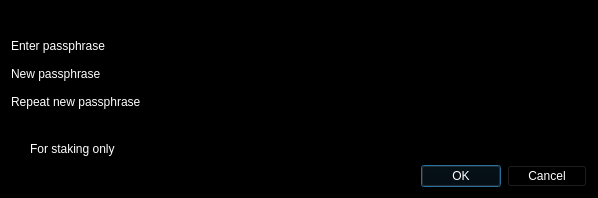
<?xml version="1.0" encoding="UTF-8"?>
<ui version="4.0">
 <class>AskPassphraseDialog</class>
 <widget class="QDialog" name="AskPassphraseDialog">
  <property name="geometry">
   <rect>
    <x>0</x>
    <y>0</y>
    <width>598</width>
    <height>198</height>
   </rect>
  </property>
  <property name="sizePolicy">
   <sizepolicy hsizetype="Preferred" vsizetype="Minimum">
    <horstretch>0</horstretch>
    <verstretch>0</verstretch>
   </sizepolicy>
  </property>
  <property name="minimumSize">
   <size>
    <width>550</width>
    <height>0</height>
   </size>
  </property>
  <property name="palette">
   <palette>
    <active>
     <colorrole role="WindowText">
      <brush brushstyle="SolidPattern">
       <color alpha="255">
        <red>255</red>
        <green>255</green>
        <blue>255</blue>
       </color>
      </brush>
     </colorrole>
     <colorrole role="Button">
      <brush brushstyle="SolidPattern">
       <color alpha="255">
        <red>0</red>
        <green>0</green>
        <blue>0</blue>
       </color>
      </brush>
     </colorrole>
     <colorrole role="Light">
      <brush brushstyle="SolidPattern">
       <color alpha="255">
        <red>0</red>
        <green>0</green>
        <blue>0</blue>
       </color>
      </brush>
     </colorrole>
     <colorrole role="Midlight">
      <brush brushstyle="SolidPattern">
       <color alpha="255">
        <red>0</red>
        <green>0</green>
        <blue>0</blue>
       </color>
      </brush>
     </colorrole>
     <colorrole role="Dark">
      <brush brushstyle="SolidPattern">
       <color alpha="255">
        <red>0</red>
        <green>0</green>
        <blue>0</blue>
       </color>
      </brush>
     </colorrole>
     <colorrole role="Mid">
      <brush brushstyle="SolidPattern">
       <color alpha="255">
        <red>0</red>
        <green>0</green>
        <blue>0</blue>
       </color>
      </brush>
     </colorrole>
     <colorrole role="Text">
      <brush brushstyle="SolidPattern">
       <color alpha="255">
        <red>255</red>
        <green>255</green>
        <blue>255</blue>
       </color>
      </brush>
     </colorrole>
     <colorrole role="BrightText">
      <brush brushstyle="SolidPattern">
       <color alpha="255">
        <red>255</red>
        <green>255</green>
        <blue>255</blue>
       </color>
      </brush>
     </colorrole>
     <colorrole role="ButtonText">
      <brush brushstyle="SolidPattern">
       <color alpha="255">
        <red>255</red>
        <green>255</green>
        <blue>255</blue>
       </color>
      </brush>
     </colorrole>
     <colorrole role="Base">
      <brush brushstyle="SolidPattern">
       <color alpha="255">
        <red>0</red>
        <green>0</green>
        <blue>0</blue>
       </color>
      </brush>
     </colorrole>
     <colorrole role="Window">
      <brush brushstyle="SolidPattern">
       <color alpha="255">
        <red>0</red>
        <green>0</green>
        <blue>0</blue>
       </color>
      </brush>
     </colorrole>
     <colorrole role="Shadow">
      <brush brushstyle="SolidPattern">
       <color alpha="255">
        <red>0</red>
        <green>0</green>
        <blue>0</blue>
       </color>
      </brush>
     </colorrole>
     <colorrole role="AlternateBase">
      <brush brushstyle="SolidPattern">
       <color alpha="255">
        <red>0</red>
        <green>0</green>
        <blue>0</blue>
       </color>
      </brush>
     </colorrole>
     <colorrole role="ToolTipBase">
      <brush brushstyle="SolidPattern">
       <color alpha="255">
        <red>255</red>
        <green>255</green>
        <blue>220</blue>
       </color>
      </brush>
     </colorrole>
     <colorrole role="ToolTipText">
      <brush brushstyle="SolidPattern">
       <color alpha="255">
        <red>0</red>
        <green>0</green>
        <blue>0</blue>
       </color>
      </brush>
     </colorrole>
    </active>
    <inactive>
     <colorrole role="WindowText">
      <brush brushstyle="SolidPattern">
       <color alpha="255">
        <red>255</red>
        <green>255</green>
        <blue>255</blue>
       </color>
      </brush>
     </colorrole>
     <colorrole role="Button">
      <brush brushstyle="SolidPattern">
       <color alpha="255">
        <red>0</red>
        <green>0</green>
        <blue>0</blue>
       </color>
      </brush>
     </colorrole>
     <colorrole role="Light">
      <brush brushstyle="SolidPattern">
       <color alpha="255">
        <red>0</red>
        <green>0</green>
        <blue>0</blue>
       </color>
      </brush>
     </colorrole>
     <colorrole role="Midlight">
      <brush brushstyle="SolidPattern">
       <color alpha="255">
        <red>0</red>
        <green>0</green>
        <blue>0</blue>
       </color>
      </brush>
     </colorrole>
     <colorrole role="Dark">
      <brush brushstyle="SolidPattern">
       <color alpha="255">
        <red>0</red>
        <green>0</green>
        <blue>0</blue>
       </color>
      </brush>
     </colorrole>
     <colorrole role="Mid">
      <brush brushstyle="SolidPattern">
       <color alpha="255">
        <red>0</red>
        <green>0</green>
        <blue>0</blue>
       </color>
      </brush>
     </colorrole>
     <colorrole role="Text">
      <brush brushstyle="SolidPattern">
       <color alpha="255">
        <red>255</red>
        <green>255</green>
        <blue>255</blue>
       </color>
      </brush>
     </colorrole>
     <colorrole role="BrightText">
      <brush brushstyle="SolidPattern">
       <color alpha="255">
        <red>255</red>
        <green>255</green>
        <blue>255</blue>
       </color>
      </brush>
     </colorrole>
     <colorrole role="ButtonText">
      <brush brushstyle="SolidPattern">
       <color alpha="255">
        <red>255</red>
        <green>255</green>
        <blue>255</blue>
       </color>
      </brush>
     </colorrole>
     <colorrole role="Base">
      <brush brushstyle="SolidPattern">
       <color alpha="255">
        <red>0</red>
        <green>0</green>
        <blue>0</blue>
       </color>
      </brush>
     </colorrole>
     <colorrole role="Window">
      <brush brushstyle="SolidPattern">
       <color alpha="255">
        <red>0</red>
        <green>0</green>
        <blue>0</blue>
       </color>
      </brush>
     </colorrole>
     <colorrole role="Shadow">
      <brush brushstyle="SolidPattern">
       <color alpha="255">
        <red>0</red>
        <green>0</green>
        <blue>0</blue>
       </color>
      </brush>
     </colorrole>
     <colorrole role="AlternateBase">
      <brush brushstyle="SolidPattern">
       <color alpha="255">
        <red>0</red>
        <green>0</green>
        <blue>0</blue>
       </color>
      </brush>
     </colorrole>
     <colorrole role="ToolTipBase">
      <brush brushstyle="SolidPattern">
       <color alpha="255">
        <red>255</red>
        <green>255</green>
        <blue>220</blue>
       </color>
      </brush>
     </colorrole>
     <colorrole role="ToolTipText">
      <brush brushstyle="SolidPattern">
       <color alpha="255">
        <red>0</red>
        <green>0</green>
        <blue>0</blue>
       </color>
      </brush>
     </colorrole>
    </inactive>
    <disabled>
     <colorrole role="WindowText">
      <brush brushstyle="SolidPattern">
       <color alpha="255">
        <red>0</red>
        <green>0</green>
        <blue>0</blue>
       </color>
      </brush>
     </colorrole>
     <colorrole role="Button">
      <brush brushstyle="SolidPattern">
       <color alpha="255">
        <red>0</red>
        <green>0</green>
        <blue>0</blue>
       </color>
      </brush>
     </colorrole>
     <colorrole role="Light">
      <brush brushstyle="SolidPattern">
       <color alpha="255">
        <red>0</red>
        <green>0</green>
        <blue>0</blue>
       </color>
      </brush>
     </colorrole>
     <colorrole role="Midlight">
      <brush brushstyle="SolidPattern">
       <color alpha="255">
        <red>0</red>
        <green>0</green>
        <blue>0</blue>
       </color>
      </brush>
     </colorrole>
     <colorrole role="Dark">
      <brush brushstyle="SolidPattern">
       <color alpha="255">
        <red>0</red>
        <green>0</green>
        <blue>0</blue>
       </color>
      </brush>
     </colorrole>
     <colorrole role="Mid">
      <brush brushstyle="SolidPattern">
       <color alpha="255">
        <red>0</red>
        <green>0</green>
        <blue>0</blue>
       </color>
      </brush>
     </colorrole>
     <colorrole role="Text">
      <brush brushstyle="SolidPattern">
       <color alpha="255">
        <red>0</red>
        <green>0</green>
        <blue>0</blue>
       </color>
      </brush>
     </colorrole>
     <colorrole role="BrightText">
      <brush brushstyle="SolidPattern">
       <color alpha="255">
        <red>255</red>
        <green>255</green>
        <blue>255</blue>
       </color>
      </brush>
     </colorrole>
     <colorrole role="ButtonText">
      <brush brushstyle="SolidPattern">
       <color alpha="255">
        <red>0</red>
        <green>0</green>
        <blue>0</blue>
       </color>
      </brush>
     </colorrole>
     <colorrole role="Base">
      <brush brushstyle="SolidPattern">
       <color alpha="255">
        <red>0</red>
        <green>0</green>
        <blue>0</blue>
       </color>
      </brush>
     </colorrole>
     <colorrole role="Window">
      <brush brushstyle="SolidPattern">
       <color alpha="255">
        <red>0</red>
        <green>0</green>
        <blue>0</blue>
       </color>
      </brush>
     </colorrole>
     <colorrole role="Shadow">
      <brush brushstyle="SolidPattern">
       <color alpha="255">
        <red>0</red>
        <green>0</green>
        <blue>0</blue>
       </color>
      </brush>
     </colorrole>
     <colorrole role="AlternateBase">
      <brush brushstyle="SolidPattern">
       <color alpha="255">
        <red>0</red>
        <green>0</green>
        <blue>0</blue>
       </color>
      </brush>
     </colorrole>
     <colorrole role="ToolTipBase">
      <brush brushstyle="SolidPattern">
       <color alpha="255">
        <red>255</red>
        <green>255</green>
        <blue>220</blue>
       </color>
      </brush>
     </colorrole>
     <colorrole role="ToolTipText">
      <brush brushstyle="SolidPattern">
       <color alpha="255">
        <red>0</red>
        <green>0</green>
        <blue>0</blue>
       </color>
      </brush>
     </colorrole>
    </disabled>
   </palette>
  </property>
  <property name="windowTitle">
   <string>Passphrase Dialog</string>
  </property>
  <layout class="QVBoxLayout" name="verticalLayout">
   <item>
    <widget class="QLabel" name="warningLabel">
     <property name="textFormat">
      <enum>Qt::RichText</enum>
     </property>
     <property name="wordWrap">
      <bool>true</bool>
     </property>
    </widget>
   </item>
   <item>
    <layout class="QFormLayout" name="formLayout">
     <property name="fieldGrowthPolicy">
      <enum>QFormLayout::AllNonFixedFieldsGrow</enum>
     </property>
     <item row="0" column="0">
      <widget class="QLabel" name="passLabel1">
       <property name="text">
        <string>Enter passphrase</string>
       </property>
      </widget>
     </item>
     <item row="0" column="1">
      <widget class="QLineEdit" name="passEdit1">
       <property name="echoMode">
        <enum>QLineEdit::Password</enum>
       </property>
      </widget>
     </item>
     <item row="1" column="0">
      <widget class="QLabel" name="passLabel2">
       <property name="text">
        <string>New passphrase</string>
       </property>
      </widget>
     </item>
     <item row="1" column="1">
      <widget class="QLineEdit" name="passEdit2">
       <property name="echoMode">
        <enum>QLineEdit::Password</enum>
       </property>
      </widget>
     </item>
     <item row="2" column="0">
      <widget class="QLabel" name="passLabel3">
       <property name="text">
        <string>Repeat new passphrase</string>
       </property>
      </widget>
     </item>
     <item row="2" column="1">
      <widget class="QLineEdit" name="passEdit3">
       <property name="echoMode">
        <enum>QLineEdit::Password</enum>
       </property>
      </widget>
     </item>
     <item row="3" column="1">
      <widget class="QLabel" name="capsLabel">
       <property name="font">
        <font>
         <weight>75</weight>
         <bold>true</bold>
        </font>
       </property>
       <property name="text">
        <string/>
       </property>
       <property name="alignment">
        <set>Qt::AlignCenter</set>
       </property>
      </widget>
     </item>
     <item row="4" column="0">
      <widget class="QCheckBox" name="stakingCheckBox">
       <property name="enabled">
        <bool>true</bool>
       </property>
       <property name="visible">
        <bool>false</bool>
       </property>
       <property name="toolTip">
        <string>Serves to disable the trivial sendmoney when OS account compromised. Provides no real security.</string>
       </property>
       <property name="text">
        <string>For staking only</string>
       </property>
      </widget>
     </item>
    </layout>
   </item>
   <item>
    <widget class="QDialogButtonBox" name="buttonBox">
     <property name="orientation">
      <enum>Qt::Horizontal</enum>
     </property>
     <property name="standardButtons">
      <set>QDialogButtonBox::Cancel|QDialogButtonBox::Ok</set>
     </property>
    </widget>
   </item>
  </layout>
 </widget>
 <resources/>
 <connections>
  <connection>
   <sender>buttonBox</sender>
   <signal>accepted()</signal>
   <receiver>AskPassphraseDialog</receiver>
   <slot>accept()</slot>
   <hints>
    <hint type="sourcelabel">
     <x>248</x>
     <y>254</y>
    </hint>
    <hint type="destinationlabel">
     <x>157</x>
     <y>274</y>
    </hint>
   </hints>
  </connection>
  <connection>
   <sender>buttonBox</sender>
   <signal>rejected()</signal>
   <receiver>AskPassphraseDialog</receiver>
   <slot>reject()</slot>
   <hints>
    <hint type="sourcelabel">
     <x>316</x>
     <y>260</y>
    </hint>
    <hint type="destinationlabel">
     <x>286</x>
     <y>274</y>
    </hint>
   </hints>
  </connection>
 </connections>
</ui>
